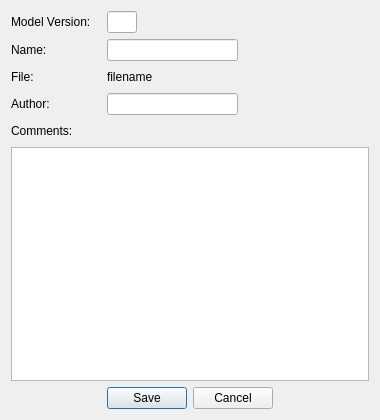
<?xml version="1.0" encoding="UTF-8"?>
<ui version="4.0">
 <class>ParametersDialog</class>
 <widget class="QDialog" name="ParametersDialog">
  <property name="geometry">
   <rect>
    <x>0</x>
    <y>0</y>
    <width>380</width>
    <height>420</height>
   </rect>
  </property>
  <property name="sizePolicy">
   <sizepolicy hsizetype="Fixed" vsizetype="Fixed">
    <horstretch>0</horstretch>
    <verstretch>0</verstretch>
   </sizepolicy>
  </property>
  <property name="windowTitle">
   <string>Sauvegarde des paramètres</string>
  </property>
  <property name="windowIcon">
   <iconset resource="resources/resources.qrc">
    <normaloff>:/jpg/ifremer-grand.jpg</normaloff>:/jpg/ifremer-grand.jpg</iconset>
  </property>
  <layout class="QVBoxLayout" name="verticalLayout">
   <item>
    <layout class="QHBoxLayout" name="horizontalLayout_18">
     <item>
      <widget class="QLabel" name="label_15">
       <property name="sizePolicy">
        <sizepolicy hsizetype="Fixed" vsizetype="Preferred">
         <horstretch>0</horstretch>
         <verstretch>0</verstretch>
        </sizepolicy>
       </property>
       <property name="minimumSize">
        <size>
         <width>90</width>
         <height>0</height>
        </size>
       </property>
       <property name="maximumSize">
        <size>
         <width>72</width>
         <height>16777215</height>
        </size>
       </property>
       <property name="text">
        <string>Model Version:</string>
       </property>
      </widget>
     </item>
     <item>
      <widget class="QLineEdit" name="_LE_modele">
       <property name="sizePolicy">
        <sizepolicy hsizetype="Fixed" vsizetype="Fixed">
         <horstretch>0</horstretch>
         <verstretch>0</verstretch>
        </sizepolicy>
       </property>
       <property name="minimumSize">
        <size>
         <width>30</width>
         <height>0</height>
        </size>
       </property>
       <property name="maximumSize">
        <size>
         <width>30</width>
         <height>16777215</height>
        </size>
       </property>
       <property name="readOnly">
        <bool>true</bool>
       </property>
      </widget>
     </item>
     <item>
      <spacer name="horizontalSpacer_21">
       <property name="orientation">
        <enum>Qt::Horizontal</enum>
       </property>
       <property name="sizeHint" stdset="0">
        <size>
         <width>40</width>
         <height>20</height>
        </size>
       </property>
      </spacer>
     </item>
    </layout>
   </item>
   <item>
    <layout class="QHBoxLayout" name="horizontalLayout_13">
     <item>
      <widget class="QLabel" name="label_11">
       <property name="sizePolicy">
        <sizepolicy hsizetype="Fixed" vsizetype="Preferred">
         <horstretch>0</horstretch>
         <verstretch>0</verstretch>
        </sizepolicy>
       </property>
       <property name="minimumSize">
        <size>
         <width>90</width>
         <height>0</height>
        </size>
       </property>
       <property name="maximumSize">
        <size>
         <width>72</width>
         <height>16777215</height>
        </size>
       </property>
       <property name="text">
        <string>Name:</string>
       </property>
      </widget>
     </item>
     <item>
      <widget class="QLineEdit" name="_LE_name"/>
     </item>
     <item>
      <spacer name="horizontalSpacer_15">
       <property name="orientation">
        <enum>Qt::Horizontal</enum>
       </property>
       <property name="sizeHint" stdset="0">
        <size>
         <width>40</width>
         <height>20</height>
        </size>
       </property>
      </spacer>
     </item>
    </layout>
   </item>
   <item>
    <layout class="QHBoxLayout" name="horizontalLayout">
     <property name="bottomMargin">
      <number>0</number>
     </property>
     <item>
      <widget class="QLabel" name="label">
       <property name="sizePolicy">
        <sizepolicy hsizetype="Fixed" vsizetype="Preferred">
         <horstretch>0</horstretch>
         <verstretch>0</verstretch>
        </sizepolicy>
       </property>
       <property name="minimumSize">
        <size>
         <width>90</width>
         <height>0</height>
        </size>
       </property>
       <property name="maximumSize">
        <size>
         <width>72</width>
         <height>16777215</height>
        </size>
       </property>
       <property name="text">
        <string>File:</string>
       </property>
      </widget>
     </item>
     <item>
      <widget class="QLabel" name="_LA_filename">
       <property name="text">
        <string>filename</string>
       </property>
      </widget>
     </item>
     <item>
      <spacer name="horizontalSpacer">
       <property name="orientation">
        <enum>Qt::Horizontal</enum>
       </property>
       <property name="sizeHint" stdset="0">
        <size>
         <width>40</width>
         <height>20</height>
        </size>
       </property>
      </spacer>
     </item>
    </layout>
   </item>
   <item>
    <layout class="QHBoxLayout" name="horizontalLayout_14">
     <item>
      <widget class="QLabel" name="label_12">
       <property name="sizePolicy">
        <sizepolicy hsizetype="Fixed" vsizetype="Preferred">
         <horstretch>0</horstretch>
         <verstretch>0</verstretch>
        </sizepolicy>
       </property>
       <property name="minimumSize">
        <size>
         <width>90</width>
         <height>0</height>
        </size>
       </property>
       <property name="maximumSize">
        <size>
         <width>72</width>
         <height>16777215</height>
        </size>
       </property>
       <property name="text">
        <string>Author:</string>
       </property>
      </widget>
     </item>
     <item>
      <widget class="QLineEdit" name="_LE_author"/>
     </item>
     <item>
      <spacer name="horizontalSpacer_16">
       <property name="orientation">
        <enum>Qt::Horizontal</enum>
       </property>
       <property name="sizeHint" stdset="0">
        <size>
         <width>40</width>
         <height>20</height>
        </size>
       </property>
      </spacer>
     </item>
    </layout>
   </item>
   <item>
    <layout class="QHBoxLayout" name="horizontalLayout_17">
     <item>
      <widget class="QLabel" name="label_14">
       <property name="text">
        <string>Comments:</string>
       </property>
      </widget>
     </item>
     <item>
      <spacer name="horizontalSpacer_20">
       <property name="orientation">
        <enum>Qt::Horizontal</enum>
       </property>
       <property name="sizeHint" stdset="0">
        <size>
         <width>40</width>
         <height>20</height>
        </size>
       </property>
      </spacer>
     </item>
    </layout>
   </item>
   <item>
    <widget class="QTextEdit" name="_TXT_comments"/>
   </item>
   <item>
    <layout class="QHBoxLayout" name="horizontalLayout_15">
     <item>
      <spacer name="horizontalSpacer_17">
       <property name="orientation">
        <enum>Qt::Horizontal</enum>
       </property>
       <property name="sizeHint" stdset="0">
        <size>
         <width>40</width>
         <height>20</height>
        </size>
       </property>
      </spacer>
     </item>
     <item>
      <widget class="QPushButton" name="_PB_save">
       <property name="text">
        <string>Save</string>
       </property>
      </widget>
     </item>
     <item>
      <widget class="QPushButton" name="_PB_cancel">
       <property name="text">
        <string>Cancel</string>
       </property>
      </widget>
     </item>
     <item>
      <spacer name="horizontalSpacer_18">
       <property name="orientation">
        <enum>Qt::Horizontal</enum>
       </property>
       <property name="sizeHint" stdset="0">
        <size>
         <width>40</width>
         <height>20</height>
        </size>
       </property>
      </spacer>
     </item>
    </layout>
   </item>
  </layout>
 </widget>
 <resources>
  <include location="resources/resources.qrc"/>
 </resources>
 <connections/>
</ui>
